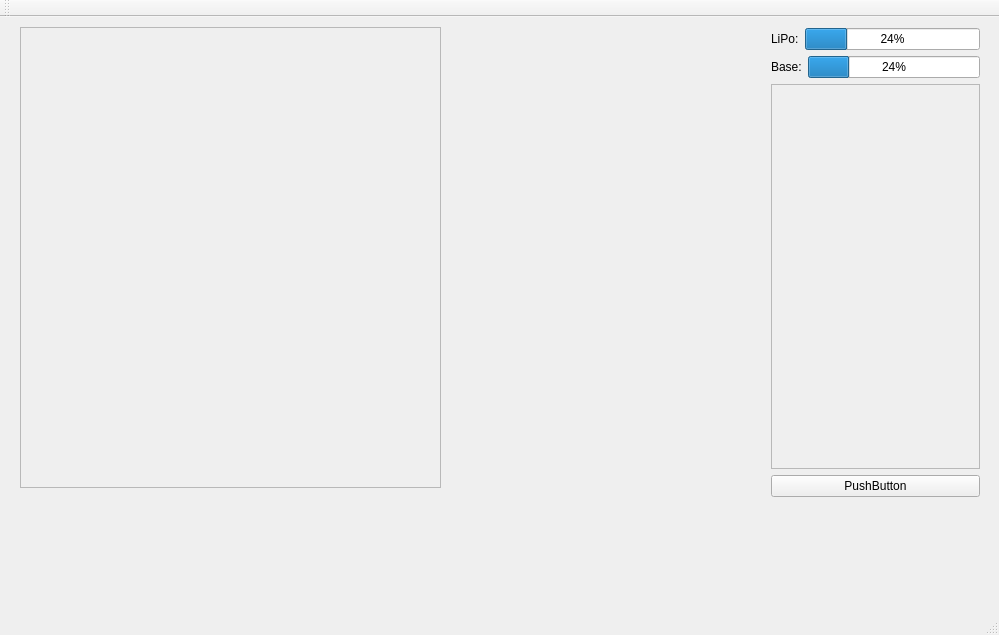
<?xml version="1.0" encoding="UTF-8"?>
<ui version="4.0">
 <class>MainWindow</class>
 <widget class="QMainWindow" name="MainWindow">
  <property name="geometry">
   <rect>
    <x>0</x>
    <y>0</y>
    <width>999</width>
    <height>635</height>
   </rect>
  </property>
  <property name="windowTitle">
   <string>MainWindow</string>
  </property>
  <widget class="QWidget" name="centralWidget">
   <widget class="QFrame" name="video_frame">
    <property name="geometry">
     <rect>
      <x>20</x>
      <y>10</y>
      <width>421</width>
      <height>461</height>
     </rect>
    </property>
    <property name="frameShape">
     <enum>QFrame::StyledPanel</enum>
    </property>
    <property name="frameShadow">
     <enum>QFrame::Raised</enum>
    </property>
   </widget>
   <widget class="QWidget" name="">
    <property name="geometry">
     <rect>
      <x>760</x>
      <y>0</y>
      <width>231</width>
      <height>491</height>
     </rect>
    </property>
    <layout class="QVBoxLayout" name="verticalLayout_3">
     <item>
      <layout class="QVBoxLayout" name="verticalLayout">
       <item>
        <layout class="QHBoxLayout" name="horizontalLayout">
         <item>
          <widget class="QLabel" name="label_2">
           <property name="text">
            <string>LiPo:</string>
           </property>
          </widget>
         </item>
         <item>
          <widget class="QProgressBar" name="progressBar">
           <property name="value">
            <number>24</number>
           </property>
          </widget>
         </item>
        </layout>
       </item>
       <item>
        <layout class="QHBoxLayout" name="horizontalLayout_2">
         <item>
          <widget class="QLabel" name="label">
           <property name="text">
            <string>Base:</string>
           </property>
          </widget>
         </item>
         <item>
          <widget class="QProgressBar" name="progressBar_2">
           <property name="value">
            <number>24</number>
           </property>
          </widget>
         </item>
        </layout>
       </item>
      </layout>
     </item>
     <item>
      <widget class="QFrame" name="control_frame">
       <property name="frameShape">
        <enum>QFrame::StyledPanel</enum>
       </property>
       <property name="frameShadow">
        <enum>QFrame::Raised</enum>
       </property>
       <layout class="QGridLayout" name="gridLayout">
        <item row="0" column="0">
         <layout class="QVBoxLayout" name="verticalLayout_2">
          <item>
           <layout class="QHBoxLayout" name="horizontalLayout_4">
            <item>
             <spacer name="horizontalSpacer">
              <property name="orientation">
               <enum>Qt::Horizontal</enum>
              </property>
              <property name="sizeHint" stdset="0">
               <size>
                <width>40</width>
                <height>20</height>
               </size>
              </property>
             </spacer>
            </item>
            <item>
             <widget class="QLabel" name="up_arrow_label">
              <property name="text">
               <string/>
              </property>
             </widget>
            </item>
            <item>
             <spacer name="horizontalSpacer_2">
              <property name="orientation">
               <enum>Qt::Horizontal</enum>
              </property>
              <property name="sizeHint" stdset="0">
               <size>
                <width>40</width>
                <height>20</height>
               </size>
              </property>
             </spacer>
            </item>
           </layout>
          </item>
          <item>
           <layout class="QHBoxLayout" name="horizontalLayout_5">
            <item>
             <spacer name="horizontalSpacer_5">
              <property name="orientation">
               <enum>Qt::Horizontal</enum>
              </property>
              <property name="sizeHint" stdset="0">
               <size>
                <width>40</width>
                <height>20</height>
               </size>
              </property>
             </spacer>
            </item>
            <item>
             <widget class="QLabel" name="turning_label">
              <property name="text">
               <string/>
              </property>
             </widget>
            </item>
            <item>
             <spacer name="horizontalSpacer_6">
              <property name="orientation">
               <enum>Qt::Horizontal</enum>
              </property>
              <property name="sizeHint" stdset="0">
               <size>
                <width>40</width>
                <height>20</height>
               </size>
              </property>
             </spacer>
            </item>
           </layout>
          </item>
          <item>
           <layout class="QHBoxLayout" name="horizontalLayout_3">
            <item>
             <spacer name="horizontalSpacer_4">
              <property name="orientation">
               <enum>Qt::Horizontal</enum>
              </property>
              <property name="sizeHint" stdset="0">
               <size>
                <width>40</width>
                <height>20</height>
               </size>
              </property>
             </spacer>
            </item>
            <item>
             <widget class="QLabel" name="down_arrow_label">
              <property name="text">
               <string/>
              </property>
             </widget>
            </item>
            <item>
             <spacer name="horizontalSpacer_3">
              <property name="orientation">
               <enum>Qt::Horizontal</enum>
              </property>
              <property name="sizeHint" stdset="0">
               <size>
                <width>40</width>
                <height>20</height>
               </size>
              </property>
             </spacer>
            </item>
           </layout>
          </item>
         </layout>
        </item>
       </layout>
      </widget>
     </item>
     <item>
      <widget class="QPushButton" name="pushButton">
       <property name="text">
        <string>PushButton</string>
       </property>
      </widget>
     </item>
    </layout>
   </widget>
  </widget>
  <widget class="QMenuBar" name="menuBar">
   <property name="geometry">
    <rect>
     <x>0</x>
     <y>0</y>
     <width>999</width>
     <height>21</height>
    </rect>
   </property>
  </widget>
  <widget class="QToolBar" name="mainToolBar">
   <attribute name="toolBarArea">
    <enum>TopToolBarArea</enum>
   </attribute>
   <attribute name="toolBarBreak">
    <bool>false</bool>
   </attribute>
  </widget>
  <widget class="QStatusBar" name="statusBar"/>
 </widget>
 <layoutdefault spacing="6" margin="11"/>
 <resources/>
 <connections/>
</ui>
